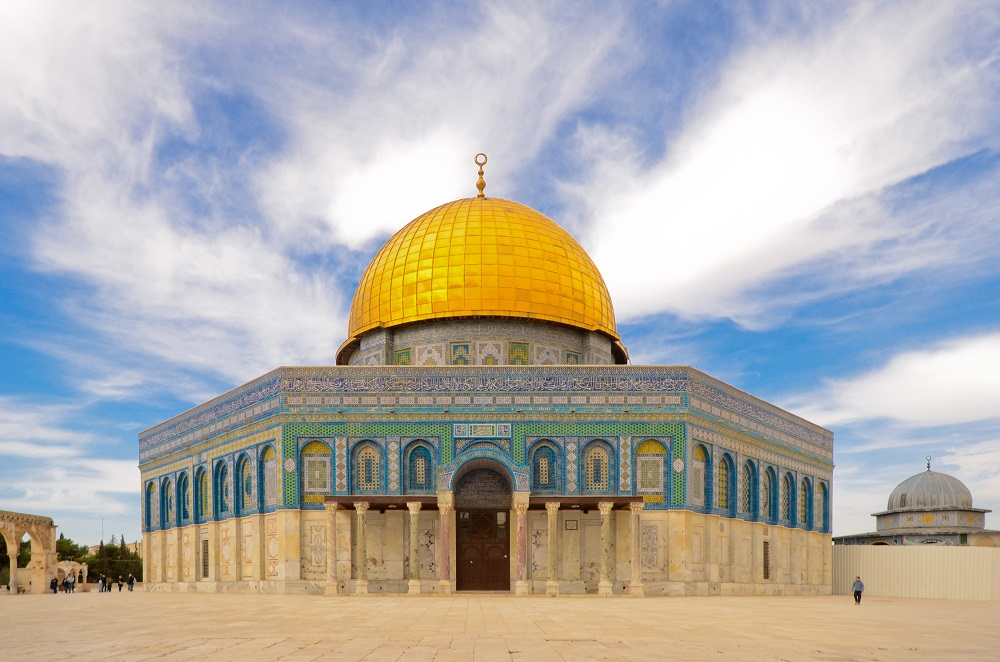
#> input picture 7. Computer Vision/OpenCV Örnekleri/ornek3.png, 1000 x 662 px
$ python dondurme.py
#> lines starting #> are read from the running program, lines starting #| are printed output that depends on the picture
import cv2

gorsel=cv2.imread("ornek3.png")
#> gorsel is the input picture: shape (662, 1000, 3); mean B, G, R 169.8, 174.4, 177.3

yukseklik, genislik = gorsel.shape[:2]   #Görüntüyü merkezin etrafında döndürmek için ikiye bölün.
#> yukseklik = 662; genislik = 1000

dondurmeMatrisi = cv2.getRotationMatrix2D((yukseklik/2, genislik/2), -60,0.5)


gorsel = cv2.warpAffine(gorsel, dondurmeMatrisi, (yukseklik, genislik))
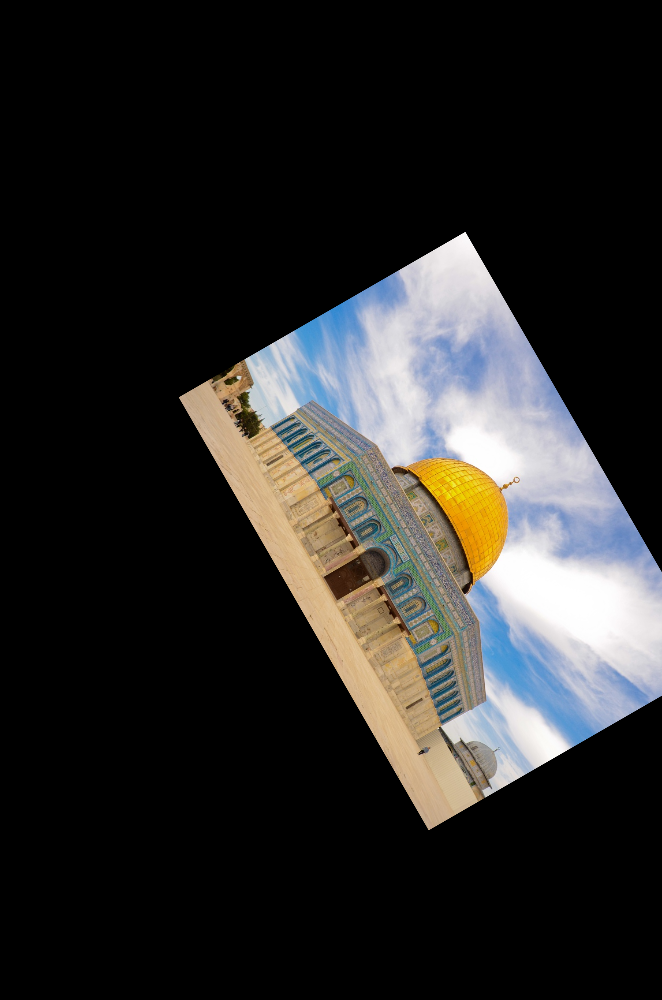
#> gorsel: shape (1000, 662, 3); mean B, G, R 41.4, 42.6, 43.4


cv2.imwrite("dondurulmus.png",gorsel)

$ run again, with 7. Computer Vision/OpenCV Örnekleri/ornek1.png copied over 7. Computer Vision/OpenCV Örnekleri/ornek3.png
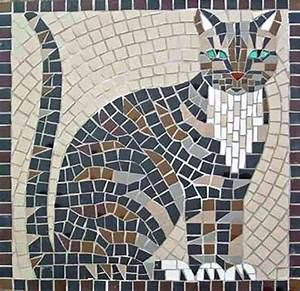
#> input picture 7. Computer Vision/OpenCV Örnekleri/ornek1.png, 300 x 291 px
#> gorsel is the input picture: shape (291, 300, 3); mean B, G, R 137, 139.8, 142.2
#> `gorsel = cv2.warpAffine(gorsel, dondurmeMatrisi, (yukseklik, genislik))`:
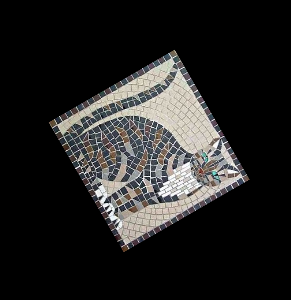
#> gorsel: shape (300, 291, 3); mean B, G, R 34.2, 35, 35.6

$ run again, with 7. Computer Vision/OpenCV Örnekleri/ornek2.png copied over 7. Computer Vision/OpenCV Örnekleri/ornek3.png
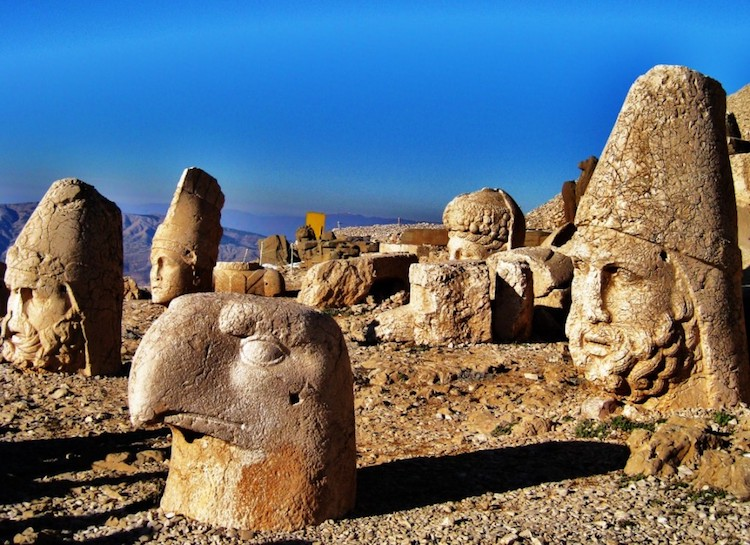
#> input picture 7. Computer Vision/OpenCV Örnekleri/ornek2.png, 750 x 545 px
#> gorsel is the input picture: shape (545, 750, 3); mean B, G, R 121.3, 112.8, 102.3
#> `gorsel = cv2.warpAffine(gorsel, dondurmeMatrisi, (yukseklik, genislik))`:
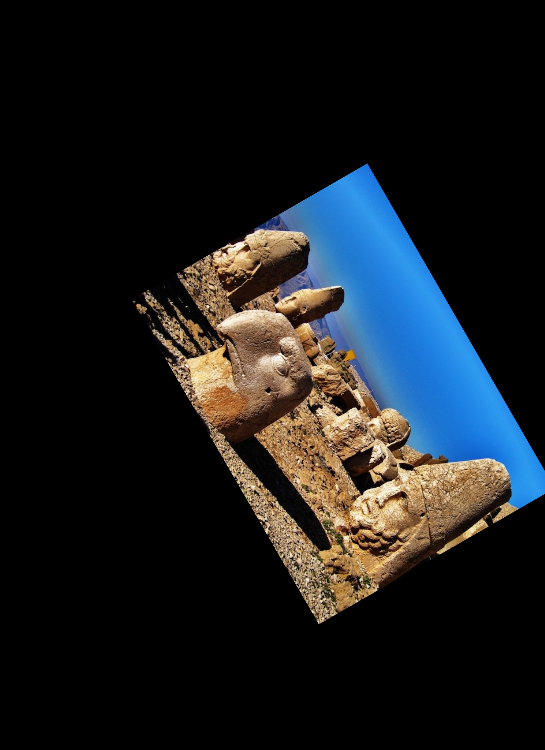
#> gorsel: shape (750, 545, 3); mean B, G, R 30.3, 28.2, 25.6

$ run again, with 7. Computer Vision/OpenCV Örnekleri/ornek4.png copied over 7. Computer Vision/OpenCV Örnekleri/ornek3.png
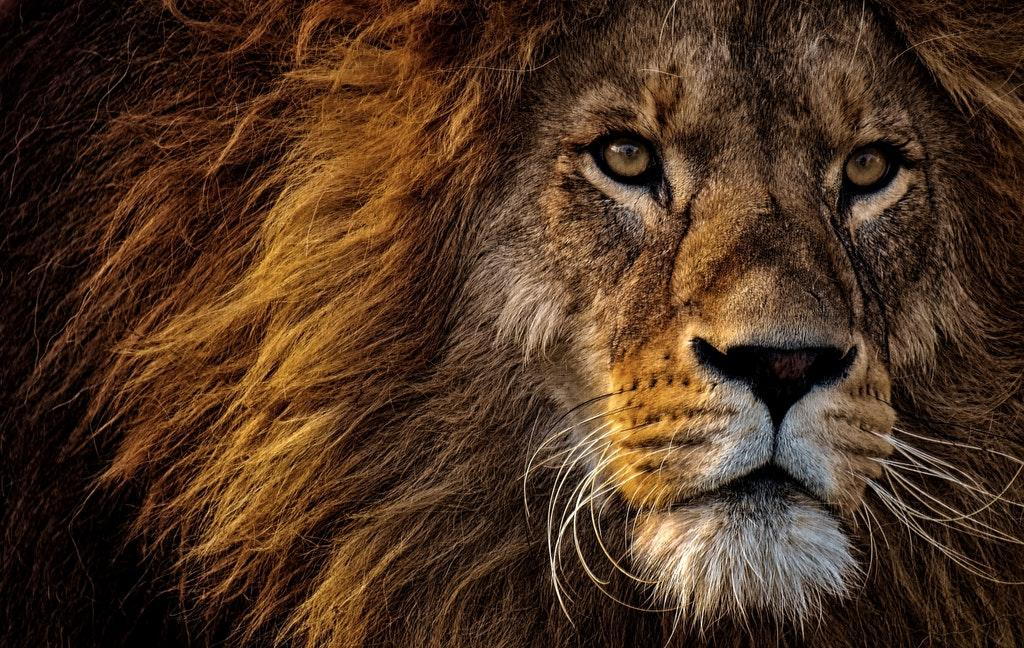
#> input picture 7. Computer Vision/OpenCV Örnekleri/ornek4.png, 1024 x 648 px
#> gorsel is the input picture: shape (648, 1024, 3); mean B, G, R 33.8, 51.6, 76.5
#> `gorsel = cv2.warpAffine(gorsel, dondurmeMatrisi, (yukseklik, genislik))`:
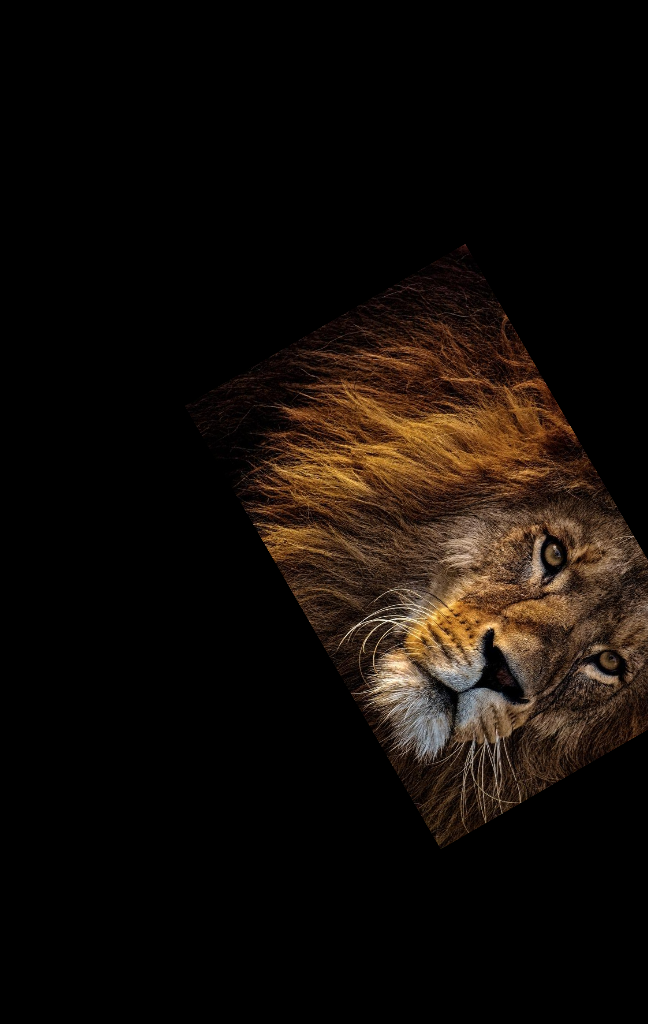
#> gorsel: shape (1024, 648, 3); mean B, G, R 8.2, 12.6, 18.6
